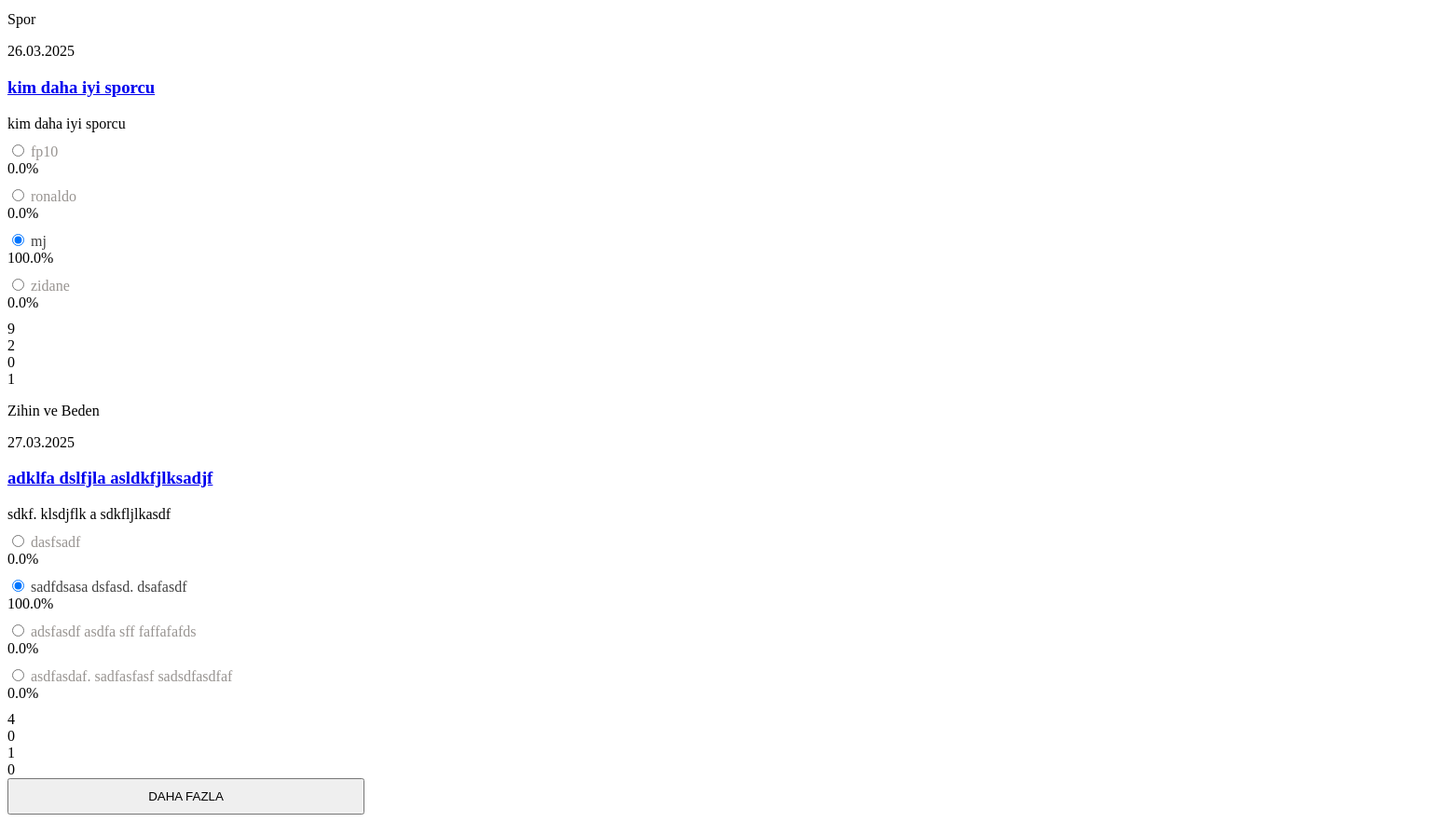
The app's page /profil/template-parts/votes.html (signed in, lower part), older data.
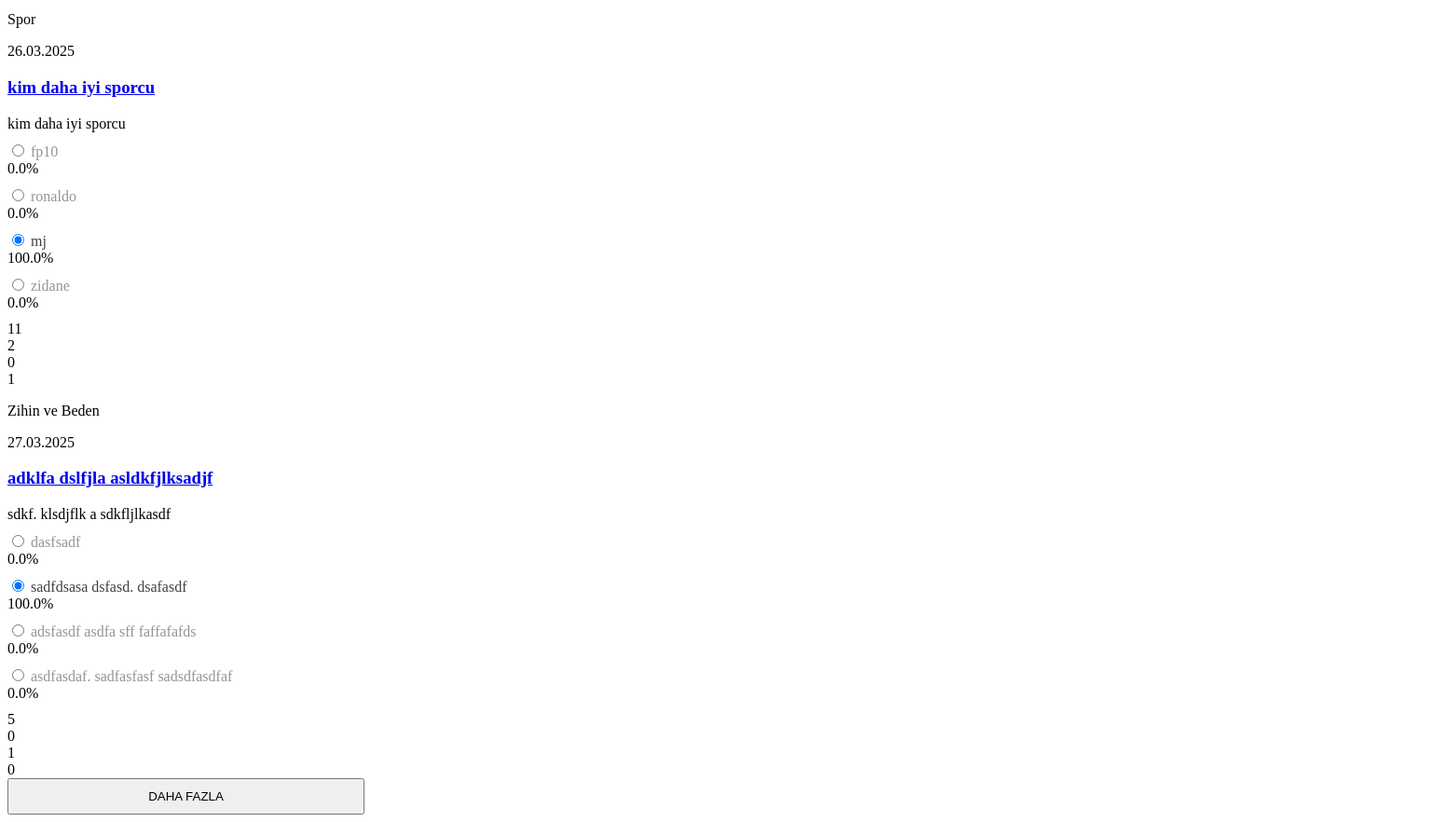
The same page, newer data.
### tuerny_app/models.py (models this page shows, shortened)
class PollOption(models.Model):
    poll = models.ForeignKey(Poll, on_delete=models.CASCADE, related_name="options")
    option_text = models.CharField(max_length=255)
    votes = models.PositiveIntegerField(default=0)
    voted_users = models.ManyToManyField(CustomUser, related_name="voted_options", blank=True, null=True)
    @property
    def vote_count(self):
        return self.voted_users.count()

class Poll(models.Model):
    question = models.OneToOneField(Question, on_delete=models.CASCADE, related_name="poll")
    poll_question = models.CharField(max_length=255)
    created_at = models.DateTimeField(auto_now_add=True)

class Question(models.Model):
    topics = [
        ("destek", "Destek Talebi"),
        ("oneri", "Öneri"),
        ("sikayet", "Şikayet"),
        ("diger", "Diğer"),
    ]
    STATUS_CHOICES = [
    ("pending", "Beklemede"),
    ("approved", "Onaylandı"),
    ("rejected", "Reddedildi"),
]
    user = models.ForeignKey(CustomUser, on_delete=models.CASCADE, related_name="questions")
    subcategory = models.ForeignKey(SubCategory, on_delete=models.CASCADE, related_name="question_category", null=True, blank=True)
    topic = models.CharField(max_length=20, choices=topics, verbose_name="Konu", null=True, blank=True)
    title = models.CharField(max_length=255)
    description = models.TextField()
    anonymous = models.BooleanField(default=False)
    created_at = models.DateTimeField(auto_now_add=True)
    likes = models.ManyToManyField(CustomUser, related_name="liked_questions", blank=True)
    dislikes = models.ManyToManyField(CustomUser, related_name="disliked_questions", blank=True)
    views_count = models.PositiveIntegerField(default=0)
    status = models.CharField(max_length=10, choices=STATUS_CHOICES, default="pending", null=True, blank=True)
    slug = models.SlugField(max_length=255, unique=True, blank=True, null=True)
    @property
    def like_count(self):
        return self.likes.count()
    @property
    def dislike_count(self):
        return self.dislikes.count()

class SubCategory(models.Model):
    main_category = models.ForeignKey(MainCategory, on_delete=models.CASCADE, related_name="subcategories")
    name = models.CharField(max_length=255)
    slug = models.SlugField(max_length=255, blank=True, null=True)
    saved_users = models.ManyToManyField(CustomUser, related_name="saved_categories", blank=True)

class CustomUser(AbstractUser):
    email = models.EmailField(unique=True)
    phone = models.CharField(max_length=15, unique=True, null=True, blank=True)
    birth_date = models.DateField(null=True, blank=True)
    is_email_verified = models.BooleanField(default=False)
    gender = models.CharField(
        max_length=10,
        choices=[('Male', 'Erkek'), ('Female', 'Kadın'), ('Other', 'Diğer')],
        null=True,
        blank=True
    )
    REQUIRED_FIELDS = ['email', 'phone', 'birth_date', 'gender']  # Varsayılan alanlara ek olarak zorunlu alanlar
    USERNAME_FIELD = 'username'  # Kullanıcı adı olarak username kullanılacak

### tuerny_app/views.py (the view)
# urls.py: path("profil/template-parts/votes.html", views.v, name="v"),
def v(request):
    questions = Question.objects.prefetch_related("poll__options")
    poll_data = {}
    for question in questions:
        if hasattr(question, "poll"):
            total_votes = sum(option.vote_count for option in question.poll.options.all())
            poll_data[question.id] = {
                "total_votes": total_votes,
                "percentages": {
                    option.id: round((option.vote_count / total_votes * 100), 1) if total_votes > 0 else 0
                    for option in question.poll.options.all()
                }
            }
    return render(request, "tuerny_app/votes.html", {"poll_data": poll_data})

### tuerny_app/context_processors.py (called while the page is built)
def categories_context(request):
    categories = MainCategory.objects.all()
    subcategories = SubCategory.objects.all()
    blogs = Blog.objects.all()
    return {
        'categories': categories,
        'subcategories': subcategories,
        'blog': blogs
    }

### tuerny_app/templatetags/math_filters.py (called while the page is built)
@register.filter
def get_item(dictionary, key):
    return dictionary.get(key, None)

### tuerny_app/templates/tuerny_app/votes.html (shortened to what the changed rows need)
{% load math_filters %}
<div class="row justify-content-center">
  <div class="col-12 col-xl-8">
      <div class="py-4">
          <div class="d-flex flex-column gap-4 saved-votes-listing-div">
            {% for vote in request.user.voted_options.all %}
                      <div class="question-card">
                          <div class="question-card-category">
                              <p>{{vote.poll.question.subcategory.name}}</p>
                          </div>
                          <div class="question-card-date">
                              <p>{{ vote.poll.question.created_at|date:"d.m.Y" }}</p>
                          </div>
                          <h3 class="question-card-title pb-2">
                              <a href="{% url 'tuerny_app:asked' vote.poll.question.id %}">{{vote.poll.question.title}}</a>
                          </h3>
                          <p class="question-card-text py-2" style="margin-bottom: 10px;">
                            {{ vote.poll.poll_question }}
                        </p>
                        {% if vote.poll.question.poll %}
                                {% with poll=poll_data|get_item:vote.poll.question.id %}
                                {% with total_votes=poll.total_votes|default:0 %}
                                    {% for option in vote.poll.question.poll.options.all %}
                                        <div class="question-card-survey vCheckRequired" style="padding: 0;">
                                            <div class="question-card-survey-item" style="margin-bottom: 10px">
                                                <div class="question-card-survey-item-label">
                                                    <input class="votee" name="vote_{{ vote.poll.question.id }}" value="{{ option.id }}" type="radio" id="r{{ option.id }}"
                                                    {% if request.user in option.voted_users.all %} checked {% endif %}>
                                                    <label for="r{{ option.id }}" style="{% if request.user in option.voted_users.all %}color: #414141;{% else %}color: #989491; {% endif %}" class="vote-option">{{ option.option_text }}</label>
                                                </div>
                                                <div class="question-card-survey-item-progress">
                                                    <div class="question-card-survey-item-progress-rate"
                                                        id="progress-{{ option.id }}"
                                                        style="width: {% if total_votes > 0 %}{{ poll.percentages|get_item:option.id|floatformat:1 }}{% else %}0{% endif %}%">
                                                        <span id="percentage-{{ option.id }}" class="percentage">
                                                            {% if total_votes > 0 %}
                                                                {{ poll.percentages|get_item:option.id|floatformat:1 }}%
                                                            {% else %}
                                                                0%
                                                            {% endif %}
                                                        </span>
                                                    </div>
                                                </div>
                                            </div>
                                        </div>
                                    {% endfor %}
                                {% endwith %}
                                {% endwith %}
                            {% endif %}
                              <div class="question-card-survey py-2 vCheckRequired">
                          <div class="d-flex justify-content-between align-items-center pt-4">
                              <div class="d-flex gap-4 gap-c-2">
                                  <div class="question-card-button">
                                      <span class="question-card-button-text">{{vote.poll.question.views_count}}</span>
                                  </div>
                                  <div class="question-card-button">
                                      <span
                                          class="question-card-button-text">{{vote.poll.question.comments.count}}</span>
                                  </div>
                              </div>
                              <div class="d-flex align-items-center gap-3 gap-c">
                                <div class="question-card-button">
                                    <span id="dislike-count-{{ vote.poll.question.id }}">{{ vote.poll.question.dislike_count }}</span>
                                </div>
                                <div class="question-card-button">
                                    <span id="like-count-{{ vote.poll.question.id }}">{{ vote.poll.question.like_count }}</span>
                                </div>
                              </div>
                          </div>
                      </div>
          </div>
          {% endfor %}
      </div>
  </div>
</div>

Row changes from the older to the newer data that the page shows:
changed through a linked row, PollOption "mj": poll.question.views_count "9" → "11"
changed through a linked row, PollOption "sadfdsasa dsfasd. dsafasdf": poll.question.views_count "4" → "5"
